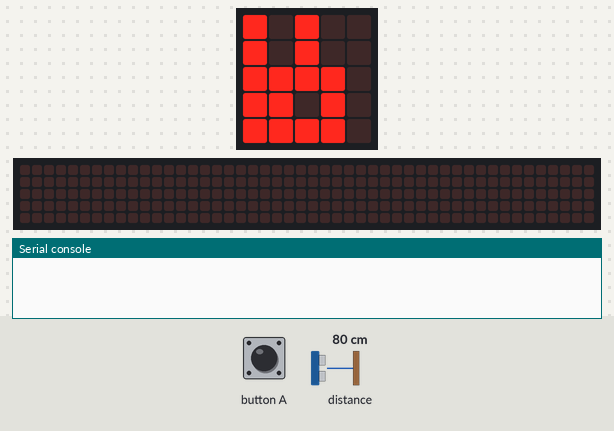
This program was run on a simulated BBC micro:bit (MakeCode). Parts: the board's 5×5 LED display, a strip that is not on the board, showing the scrolling text unrolled, the last lines printed to the serial console. The test bench sets the inputs (shaded band); at power-on: distance to the obstacle 80 cm. No radio messages arrive unless stated (any console line starting 'radio sent:' is added by the test bench); the 48×5 strip is a reading aid, not a part: it shows the text the display is scrolling, unrolled, one strip-width of it at a time.

Above: at 1.8 s.
1.9 s: button A pressed for 0.15 s
At 5.3 s:
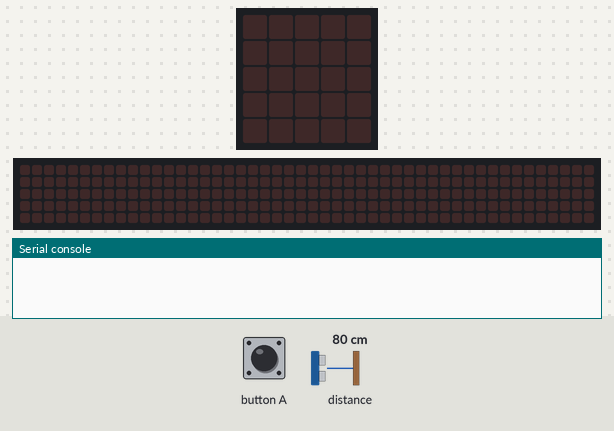
5.6 s: button A pressed for 1 s
At 8.58 s:
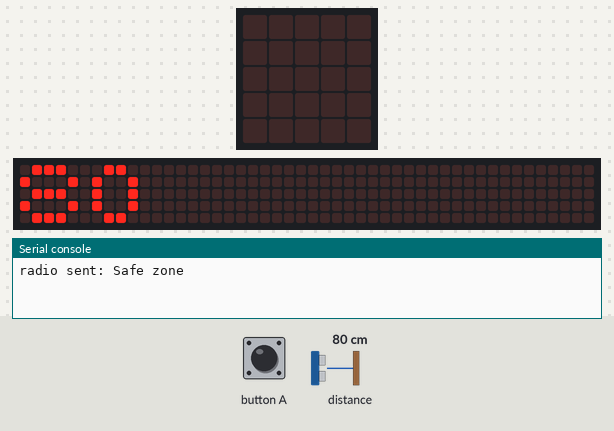
Timing chart, 0 to 10.1 s (numbered marks = the images above; inputs shaded):
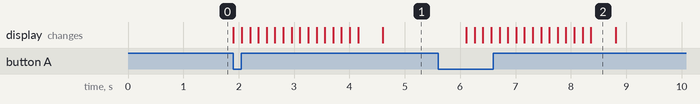

The program:

main.ts
```typescript
// (licence header left out)
// variables
let distanceToObject: number = 0

// setup
radio.setGroup(1)
basic.showIcon(IconNames.Rabbit)

while (true) {
  if (input.buttonIsPressed(Button.A) === true) {
    // find distance from sonar
    basic.clearScreen()
    distanceToObject = sonar.ping(
      DigitalPin.P1,
      DigitalPin.P2,
      PingUnit.Centimeters
    )

    if (distanceToObject <= 10) {
      basic.showNumber(distanceToObject)
      pause(1000)
      radio.sendString('TOO. CLOSE.')
      pause(500)
    }

    if (distanceToObject > 10) {
      basic.showNumber(distanceToObject)
      pause(1000)
      radio.sendString('Safe zone')
      pause(500)
    }
  }
}
```

Measured:
- after the input at 1.9 s, the display: first changes at once (image 1 shows a later state)
- after the input at 5.6 s, the display: changes after 0.51 s (image 2)
- what the display in image 2 shows lasts 0.4 s, from 8.4 s to 8.8 s
